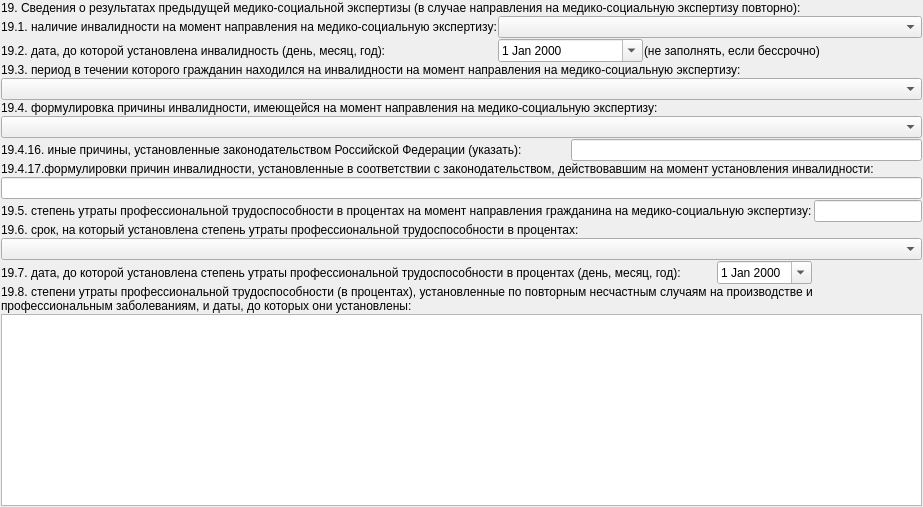
          <widget class="QWidget" name="tabPrevMSI">
           <attribute name="title">
            <string>&amp;Предыдущая МСЭ (п.19)</string>
           </attribute>
           <layout class="QGridLayout" name="gridLayout_28">
            <property name="leftMargin">
             <number>1</number>
            </property>
            <property name="topMargin">
             <number>1</number>
            </property>
            <property name="rightMargin">
             <number>1</number>
            </property>
            <property name="bottomMargin">
             <number>1</number>
            </property>
            <property name="spacing">
             <number>1</number>
            </property>
            <item row="2" column="3" colspan="4">
             <widget class="QLabel" name="label_4">
              <property name="text">
               <string>(не заполнять, если бессрочно)</string>
              </property>
             </widget>
            </item>
            <item row="13" column="4">
             <widget class="CDateEdit" name="edtPrevMSI19_7">
              <property name="calendarPopup">
               <bool>true</bool>
              </property>
             </widget>
            </item>
            <item row="1" column="1" colspan="6">
             <widget class="CStrComboBox" name="cmbPrevMSI19_1"/>
            </item>
            <item row="1" column="0">
             <widget class="QLabel" name="lblPrevMSI19_1">
              <property name="text">
               <string>19.1. наличие инвалидности на момент направления на медико-социальную экспертизу:</string>
              </property>
             </widget>
            </item>
            <item row="5" column="0" colspan="7">
             <widget class="QLabel" name="PrevMSI19_4">
              <property name="text">
               <string>19.4. формулировка причины инвалидности, имеющейся на момент направления на медико-социальную экспертизу:</string>
              </property>
             </widget>
            </item>
            <item row="13" column="0" colspan="4">
             <widget class="QLabel" name="lblPrevMSI19_7">
              <property name="text">
               <string>19.7. дата, до которой установлена степень утраты профессиональной трудоспособности в процентах (день, месяц, год):</string>
              </property>
             </widget>
            </item>
            <item row="4" column="0" colspan="7">
             <widget class="CStrComboBox" name="cmbPrevMSI19_3"/>
            </item>
            <item row="2" column="0">
             <widget class="QLabel" name="lblPrevMSI19_2">
              <property name="text">
               <string>19.2. дата, до которой установлена инвалидность (день, месяц, год):</string>
              </property>
             </widget>
            </item>
            <item row="7" column="0" colspan="2">
             <widget class="QLabel" name="lblPrevMSI19_4_16">
              <property name="text">
               <string>19.4.16. иные причины, установленные законодательством Российской Федерации (указать):</string>
              </property>
             </widget>
            </item>
            <item row="11" column="0" colspan="7">
             <widget class="QLabel" name="PrevMSI19_6">
              <property name="text">
               <string>19.6. срок, на который установлена степень утраты профессиональной трудоспособности в процентах:</string>
              </property>
             </widget>
            </item>
            <item row="12" column="0" colspan="7">
             <widget class="CStrComboBox" name="cmbPrevMSI19_6"/>
            </item>
            <item row="2" column="1" colspan="2">
             <widget class="CDateEdit" name="edtPrevMSI19_2">
              <property name="calendarPopup">
               <bool>true</bool>
              </property>
             </widget>
            </item>
            <item row="0" column="0" colspan="7">
             <widget class="QLabel" name="lblPrevMSI19">
              <property name="text">
               <string>19. Сведения о результатах предыдущей медико-социальной экспертизы (в случае направления на медико-социальную экспертизу повторно):</string>
              </property>
             </widget>
            </item>
            <item row="10" column="0" colspan="5">
             <widget class="QLabel" name="PrevMSI19_5">
              <property name="text">
               <string>19.5. степень утраты профессиональной трудоспособности в процентах на момент направления гражданина на медико-социальную экспертизу:</string>
              </property>
             </widget>
            </item>
            <item row="7" column="2" colspan="5">
             <widget class="QLineEdit" name="edtPrevMSI19_4_16"/>
            </item>
            <item row="6" column="0" colspan="7">
             <widget class="CStrComboBox" name="cmbPrevMSI19_4"/>
            </item>
            <item row="13" column="5" colspan="2">
             <spacer name="horizontalSpacer_2">
              <property name="orientation">
               <enum>Qt::Horizontal</enum>
              </property>
              <property name="sizeHint" stdset="0">
               <size>
                <width>40</width>
                <height>20</height>
               </size>
              </property>
             </spacer>
            </item>
            <item row="15" column="0" colspan="7">
             <widget class="QTextEdit" name="edtPrevMSI19_8"/>
            </item>
            <item row="14" column="0" colspan="7">
             <widget class="QLabel" name="lblPrevMSI19_8">
              <property name="sizePolicy">
               <sizepolicy hsizetype="Preferred" vsizetype="Fixed">
                <horstretch>0</horstretch>
                <verstretch>0</verstretch>
               </sizepolicy>
              </property>
              <property name="text">
               <string>19.8. степени утраты профессиональной трудоспособности (в процентах), установленные по повторным несчастным случаям на производстве и профессиональным заболеваниям, и даты, до которых они установлены:</string>
              </property>
              <property name="wordWrap">
               <bool>true</bool>
              </property>
             </widget>
            </item>
            <item row="3" column="0" colspan="7">
             <widget class="QLabel" name="lblPrevMSI19_3">
              <property name="text">
               <string>19.3. период в течении которого гражданин находился на инвалидности на момент направления на медико-социальную экспертизу:</string>
              </property>
             </widget>
            </item>
            <item row="10" column="6">
             <widget class="QLineEdit" name="edtPrevMSI19_5"/>
            </item>
            <item row="8" column="0" colspan="7">
             <widget class="QLabel" name="lblPrevMSI19_4_17">
              <property name="text">
               <string>19.4.17.формулировки причин инвалидности, установленные в соответствии с законодательством, действовавшим на момент установления инвалидности:</string>
              </property>
             </widget>
            </item>
            <item row="9" column="0" colspan="7">
             <widget class="QLineEdit" name="edtPrevMSI19_4_17"/>
            </item>
           </layout>
          </widget>
